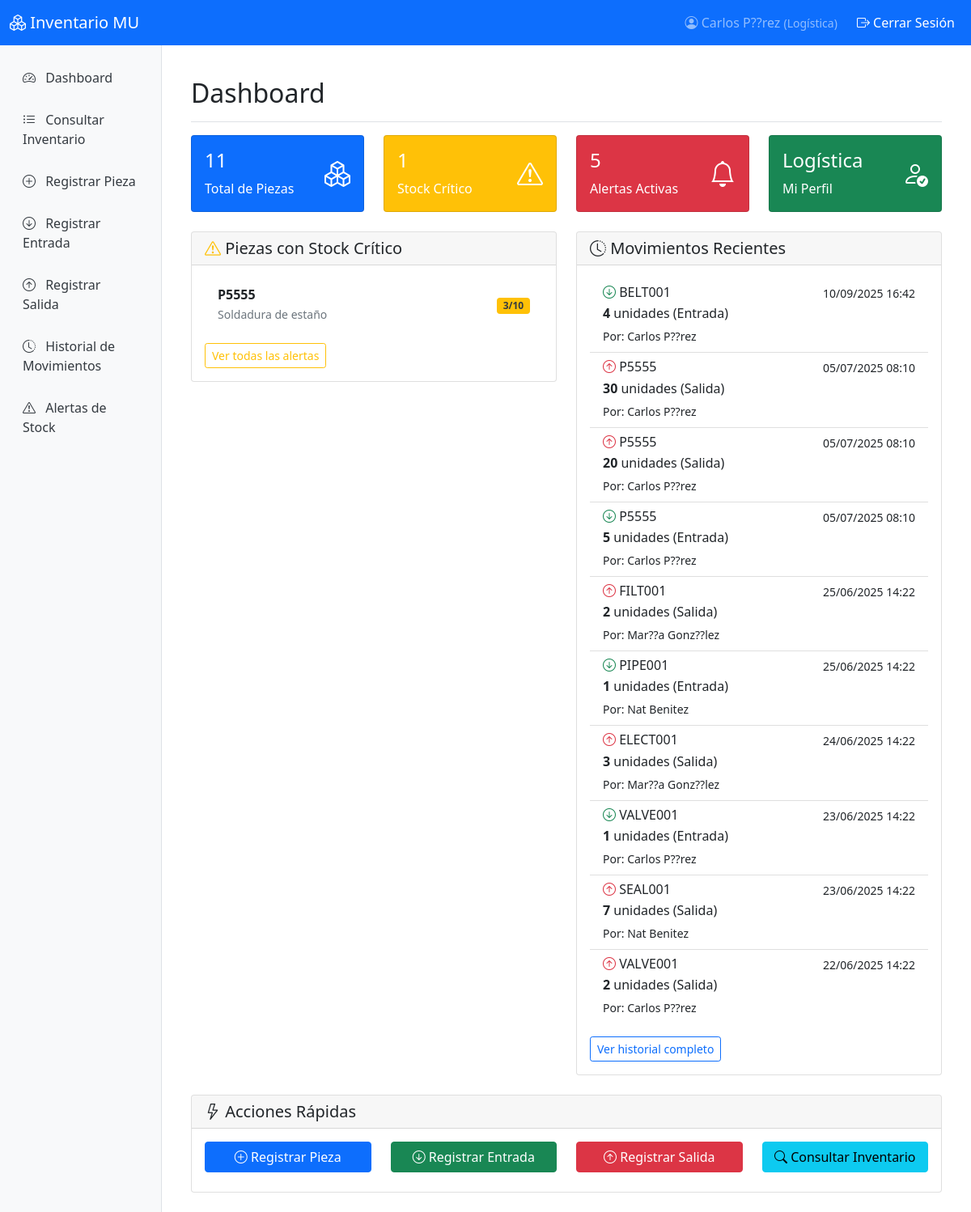
Before: / (signed in) with the older database file.
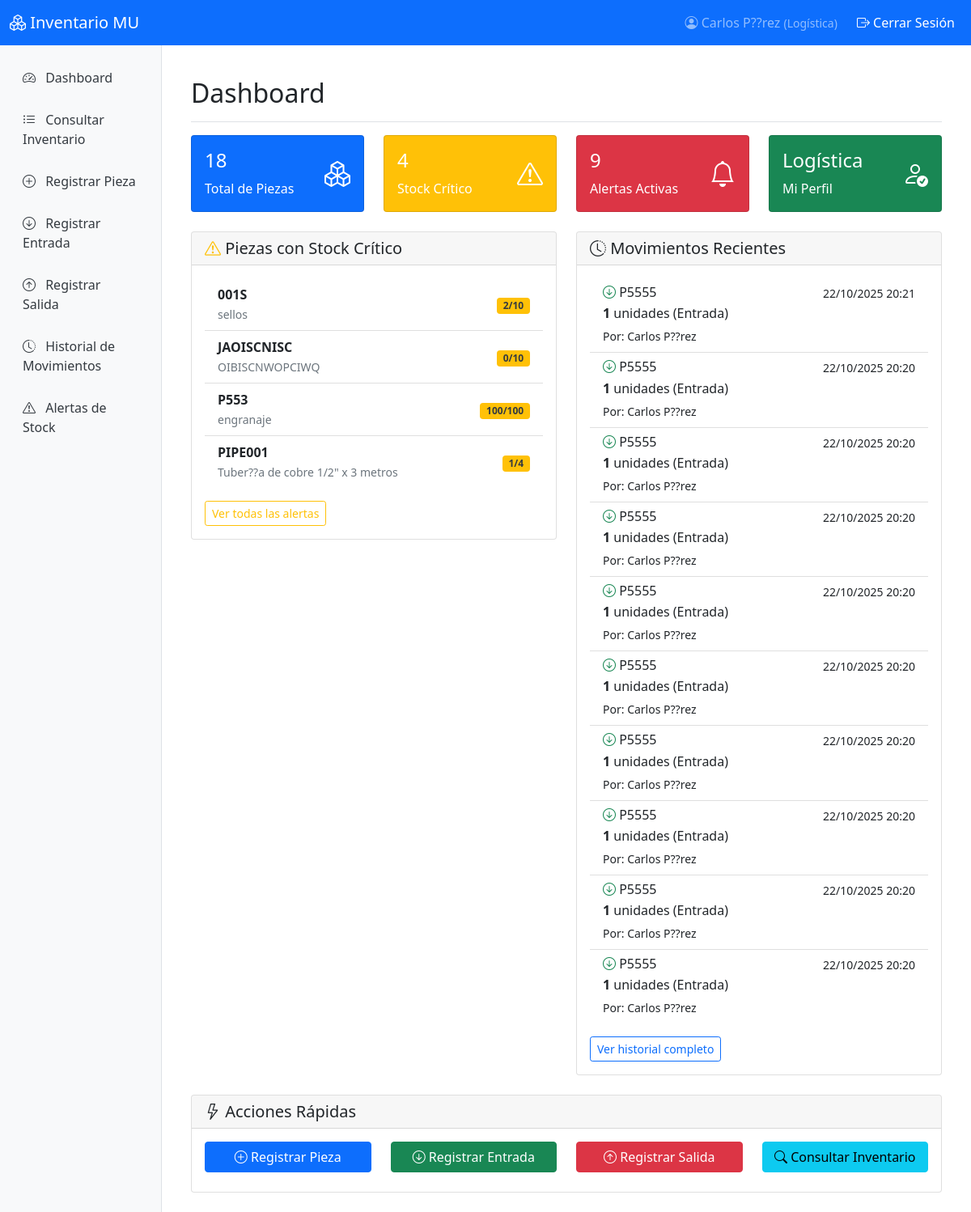
After: the same page with the newer database file.
### inventario/models.py (models this page shows, shortened)
class Pieza(models.Model):
    codigo = models.CharField(
        max_length=50,
        unique=True,
        verbose_name='Código de pieza'
    )
    descripcion = models.TextField(verbose_name='Descripción')
    stock_actual = models.PositiveIntegerField(
        default=0,
        verbose_name='Stock actual'
    )
    stock_minimo = models.PositiveIntegerField(
        default=10,
        verbose_name='Stock mínimo'
    )
    ubicacion = models.CharField(
        max_length=100,
        verbose_name='Ubicación en bodega'
    )
    categoria = models.CharField(
        max_length=50,
        blank=True,
        verbose_name='Categoría'
    )
    fecha_creacion = models.DateTimeField(
        auto_now_add=True,
        verbose_name='Fecha de creación'
    )
    fecha_actualizacion = models.DateTimeField(
        auto_now=True,
        verbose_name='Última actualización'
    )
    ultima_modificacion_por = models.ForeignKey(
        User,
        null=True,
        blank=True,
        on_delete=models.SET_NULL,
        verbose_name='Última modificación por'
    )
    fecha_ultima_modificacion = models.DateTimeField(
        null=True,
        blank=True,
        verbose_name='Fecha de última modificación'
    )
    class Meta:
        verbose_name = 'Pieza'
        verbose_name_plural = 'Piezas'
        ordering = ['codigo']

### movimientos/models.py (models this page shows, shortened)
class MovimientoStock(models.Model):
    TIPO_MOVIMIENTO_CHOICES = [
        ('entrada', 'Entrada'),
        ('salida', 'Salida'),
    ]
    pieza = models.ForeignKey(
        Pieza,
        on_delete=models.CASCADE,
        verbose_name='Pieza'
    )
    tipo_movimiento = models.CharField(
        max_length=10,
        choices=TIPO_MOVIMIENTO_CHOICES,
        verbose_name='Tipo de movimiento'
    )
    cantidad = models.PositiveIntegerField(verbose_name='Cantidad')
    fecha_movimiento = models.DateTimeField(
        auto_now_add=True,
        verbose_name='Fecha del movimiento'
    )
    usuario = models.ForeignKey(
        User,
        on_delete=models.CASCADE,
        verbose_name='Usuario que registró'
    )
    observaciones = models.TextField(
        blank=True,
        verbose_name='Observaciones'
    )
    stock_anterior = models.PositiveIntegerField(
        verbose_name='Stock anterior'
    )
    stock_posterior = models.PositiveIntegerField(
        verbose_name='Stock posterior'
    )
    class Meta:
        verbose_name = 'Movimiento de Stock'
        verbose_name_plural = 'Movimientos de Stock'
        ordering = ['-fecha_movimiento']

### usuarios/models.py (models this page shows, shortened)
class Usuario(AbstractUser):
    PERFILES_CHOICES = [
        ('administrador', 'Administrador'),
        ('logistica', 'Logística'),
        ('inventario', 'Inventario'),
        ('auditor', 'Auditor'),
        ('comprador', 'Comprador'),
        ('produccion', 'Jefe de Producción'),
    ]
    perfil = models.CharField(
        max_length=20,
        choices=PERFILES_CHOICES,
        default='inventario',
        verbose_name='Perfil de acceso'
    )
    class Meta:
        verbose_name = 'Usuario'
        verbose_name_plural = 'Usuarios'

### usuarios/views.py (the view)
# urls.py: path('', dashboard, name='dashboard'),
@login_required
def dashboard(request):
    total_piezas = Pieza.objects.count()
    piezas_stock_critico = Pieza.objects.filter(
        stock_actual__lte=models.F('stock_minimo')
    ).count()
    alertas_activas = AlertaStock.objects.filter(activa=True).count()
    movimientos_recientes = MovimientoStock.objects.select_related(
        'pieza', 'usuario'
    )[:10]
    piezas_criticas = Pieza.objects.filter(
        stock_actual__lte=models.F('stock_minimo')
    )[:5]
    context = {
        'total_piezas': total_piezas,
        'piezas_stock_critico': piezas_stock_critico,
        'alertas_activas': alertas_activas,
        'movimientos_recientes': movimientos_recientes,
        'piezas_criticas': piezas_criticas,
    }
    return render(request, 'dashboard.html', context)

### templates/dashboard.html (shortened to what the changed rows need)
{% extends 'base.html' %}
{% block content %}
<div class="d-flex justify-content-between flex-wrap flex-md-nowrap align-items-center pt-3 pb-2 mb-3 border-bottom">
    <h1 class="h2">Dashboard</h1>
</div>
<div class="row mb-4">
    <div class="col-md-3">
        <div class="card bg-primary text-white">
            <div class="card-body">
                <div class="d-flex justify-content-between">
                    <div>
                        <h4>{{ total_piezas }}</h4>
                        <p class="card-text">Total de Piezas</p>
                    </div>
                </div>
            </div>
        </div>
    </div>
    <div class="col-md-3">
        <div class="card bg-warning text-white">
            <div class="card-body">
                <div class="d-flex justify-content-between">
                    <div>
                        <h4>{{ piezas_stock_critico }}</h4>
                        <p class="card-text">Stock Crítico</p>
                    </div>
                </div>
            </div>
        </div>
    </div>
    <div class="col-md-3">
        <div class="card bg-danger text-white">
            <div class="card-body">
                <div class="d-flex justify-content-between">
                    <div>
                        <h4>{{ alertas_activas }}</h4>
                        <p class="card-text">Alertas Activas</p>
                    </div>
                </div>
            </div>
        </div>
    </div>
</div>
<div class="row">
    <div class="col-md-6">
        <div class="card">
            <div class="card-body">
                {% if piezas_criticas %}
                    <div class="list-group list-group-flush">
                        {% for pieza in piezas_criticas %}
                            <div class="list-group-item d-flex justify-content-between align-items-center">
                                <div>
                                    <strong>{{ pieza.codigo }}</strong><br>
                                    <small class="text-muted">{{ pieza.descripcion|truncatechars:40 }}</small>
                                </div>
                                <div class="text-end">
                                    <span class="badge badge-stock-critico">
                                        {{ pieza.stock_actual }}/{{ pieza.stock_minimo }}
                                    </span>
                                </div>
                            </div>
                        {% endfor %}
                    </div>
                {% else %}
                    <p class="text-muted">No hay piezas con stock crítico.</p>
                {% endif %}
            </div>
        </div>
    </div>
    <div class="col-md-6">
        <div class="card">
            <div class="card-body">
                {% if movimientos_recientes %}
                    <div class="list-group list-group-flush">
                        {% for movimiento in movimientos_recientes %}
                            <div class="list-group-item">
                                <div class="d-flex w-100 justify-content-between">
                                    <h6 class="mb-1">
                                        {% if movimiento.tipo_movimiento == 'entrada' %}
                                            <i class="bi bi-arrow-down-circle text-success"></i>
                                        {% else %}
                                            <i class="bi bi-arrow-up-circle text-danger"></i>
                                        {% endif %}
                                        {{ movimiento.pieza.codigo }}
                                    </h6>
                                    <small>{{ movimiento.fecha_movimiento|date:"d/m/Y H:i" }}</small>
                                </div>
                                <p class="mb-1">
                                    <strong>{{ movimiento.cantidad }}</strong> unidades
                                    ({{ movimiento.get_tipo_movimiento_display }})
                                </p>
                                <small>Por: {{ movimiento.usuario.get_full_name|default:movimiento.usuario.username }}</small>
                            </div>
                        {% endfor %}
                    </div>
                {% else %}
                    <p class="text-muted">No hay movimientos registrados.</p>
                {% endif %}
            </div>
        </div>
    </div>
</div>
{% endblock %}

Changed rows visible on the page:
no longer on this page (row edited): Pieza: codigo "P5555", descripcion "Soldadura de estaño", stock_actual "3", stock_minimo "10"
no longer on this page (row unchanged): MovimientoStock: pieza.codigo "BELT001", fecha_movimiento "10/09/2025 16:42", cantidad "4", tipo_movimiento "Entrada", usuario.get_full_name "Carlos P??rez"
no longer on this page (row unchanged): MovimientoStock: pieza.codigo "P5555", fecha_movimiento "05/07/2025 08:10", cantidad "30", tipo_movimiento "Salida", usuario.get_full_name "Carlos P??rez"
no longer on this page (row unchanged): MovimientoStock: pieza.codigo "P5555", fecha_movimiento "05/07/2025 08:10", cantidad "20", tipo_movimiento "Salida", usuario.get_full_name "Carlos P??rez"
no longer on this page (row unchanged): MovimientoStock: pieza.codigo "P5555", fecha_movimiento "05/07/2025 08:10", cantidad "5", tipo_movimiento "Entrada", usuario.get_full_name "Carlos P??rez"
no longer on this page (row unchanged): MovimientoStock: pieza.codigo "FILT001", fecha_movimiento "25/06/2025 14:22", cantidad "2", tipo_movimiento "Salida", usuario.get_full_name "Mar??a Gonz??lez"
no longer on this page (row unchanged): MovimientoStock: pieza.codigo "PIPE001", fecha_movimiento "25/06/2025 14:22", cantidad "1", tipo_movimiento "Entrada", usuario.get_full_name "Nat Benitez"
no longer on this page (row unchanged): MovimientoStock: pieza.codigo "ELECT001", fecha_movimiento "24/06/2025 14:22", cantidad "3", tipo_movimiento "Salida", usuario.get_full_name "Mar??a Gonz??lez"
no longer on this page (row unchanged): MovimientoStock: pieza.codigo "VALVE001", fecha_movimiento "23/06/2025 14:22", cantidad "1", tipo_movimiento "Entrada", usuario.get_full_name "Carlos P??rez"
no longer on this page (row unchanged): MovimientoStock: pieza.codigo "SEAL001", fecha_movimiento "23/06/2025 14:22", cantidad "7", tipo_movimiento "Salida", usuario.get_full_name "Nat Benitez"
no longer on this page (row unchanged): MovimientoStock: pieza.codigo "VALVE001", fecha_movimiento "22/06/2025 14:22", cantidad "2", tipo_movimiento "Salida", usuario.get_full_name "Carlos P??rez"
added Pieza: codigo "001S", descripcion "sellos", stock_actual "2", stock_minimo "10"
now on this page (row edited): Pieza: codigo "JAOISCNISC", descripcion "OIBISCNWOPCIWQ", stock_actual "0", stock_minimo "10"
added Pieza: codigo "P553", descripcion "engranaje", stock_actual "100", stock_minimo "100"
now on this page (row edited): Pieza: codigo "PIPE001", descripcion "Tuber??a de cobre 1/2\" x 3 metros", stock_actual "1", stock_minimo "4"
added MovimientoStock: pieza.codigo "P5555", fecha_movimiento "22/10/2025 20:21", cantidad "1", tipo_movimiento "Entrada", usuario.get_full_name "Carlos P??rez"
added MovimientoStock: pieza.codigo "P5555", fecha_movimiento "22/10/2025 20:20", cantidad "1", tipo_movimiento "Entrada", usuario.get_full_name "Carlos P??rez"
added MovimientoStock: pieza.codigo "P5555", fecha_movimiento "22/10/2025 20:20", cantidad "1", tipo_movimiento "Entrada", usuario.get_full_name "Carlos P??rez"
added MovimientoStock: pieza.codigo "P5555", fecha_movimiento "22/10/2025 20:20", cantidad "1", tipo_movimiento "Entrada", usuario.get_full_name "Carlos P??rez"
added MovimientoStock: pieza.codigo "P5555", fecha_movimiento "22/10/2025 20:20", cantidad "1", tipo_movimiento "Entrada", usuario.get_full_name "Carlos P??rez"
added MovimientoStock: pieza.codigo "P5555", fecha_movimiento "22/10/2025 20:20", cantidad "1", tipo_movimiento "Entrada", usuario.get_full_name "Carlos P??rez"
added MovimientoStock: pieza.codigo "P5555", fecha_movimiento "22/10/2025 20:20", cantidad "1", tipo_movimiento "Entrada", usuario.get_full_name "Carlos P??rez"
added MovimientoStock: pieza.codigo "P5555", fecha_movimiento "22/10/2025 20:20", cantidad "1", tipo_movimiento "Entrada", usuario.get_full_name "Carlos P??rez"
added MovimientoStock: pieza.codigo "P5555", fecha_movimiento "22/10/2025 20:20", cantidad "1", tipo_movimiento "Entrada", usuario.get_full_name "Carlos P??rez"
added MovimientoStock: pieza.codigo "P5555", fecha_movimiento "22/10/2025 20:20", cantidad "1", tipo_movimiento "Entrada", usuario.get_full_name "Carlos P??rez"
Other visible differences:
{{ total_piezas }}: "11" → "18"
{{ piezas_stock_critico }}: "1" → "4"
{{ alertas_activas }}: "5" → "9"
